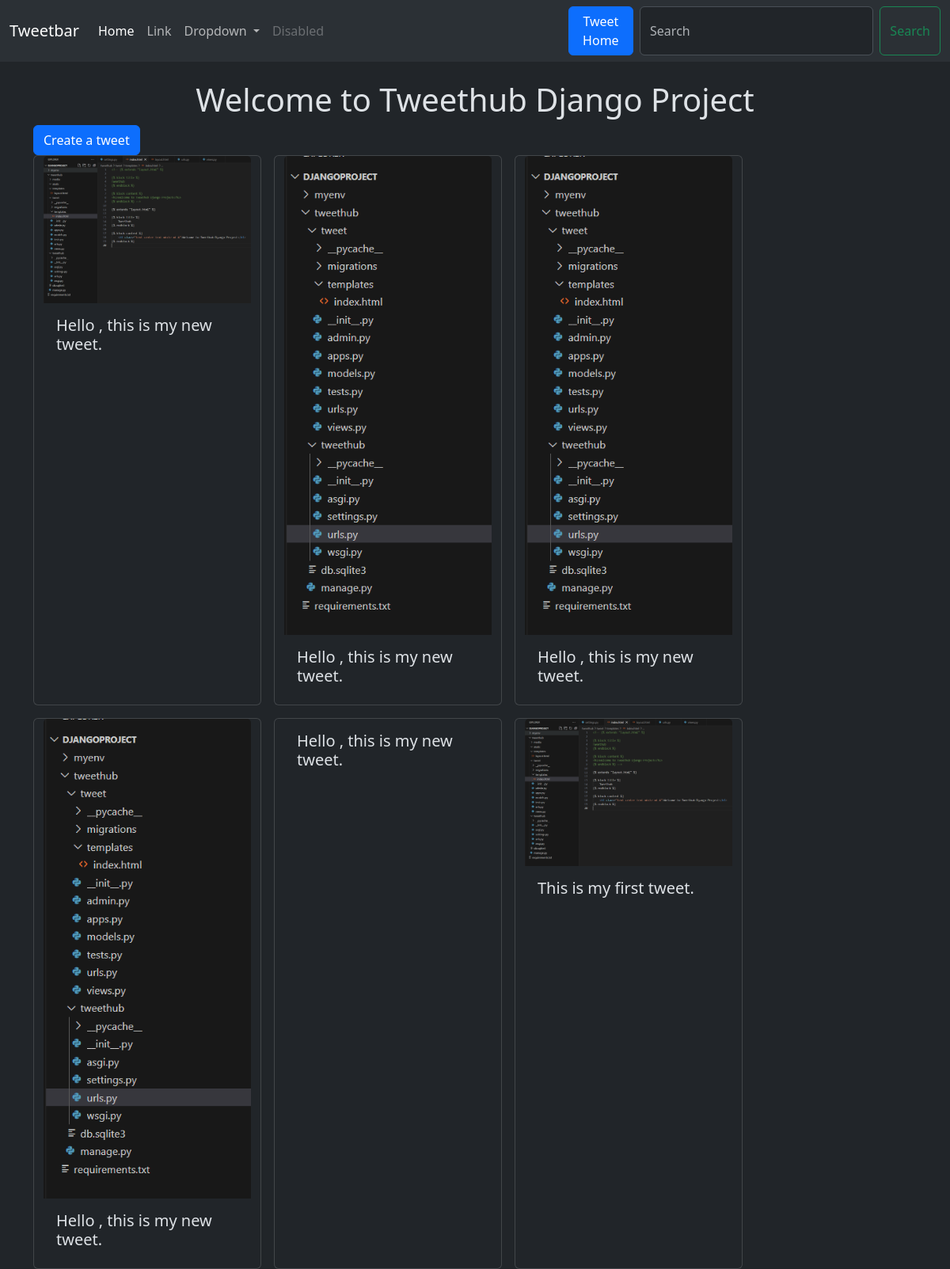
Screenshot of /tweet/ with the database file from the repository.
### tweet/models.py (models this page shows, shortened)
class Tweet(models.Model):
    user = models.ForeignKey(User, on_delete=models.CASCADE)
    text = models.TextField(max_length=240)
    photo = models.ImageField(upload_to='photos/',blank=True, null=True)
    created_at = models.DateTimeField(auto_now_add=True)
    updated_at = models.DateTimeField(auto_now=True)

### tweet/views.py (the view)
# urls.py: path('', views.tweet_list, name='tweet_list'),
def tweet_list(request):
    tweets = Tweet.objects.all().order_by('-created_at')
    return render(request, 'tweet_list.html', {'tweets':tweets} )

### tweet/templates/tweet_list.html (shortened to what this page needs)
{% extends "layout.html" %}
{% block content %}
    <h1 class="text-center mt-4">Welcome to Tweethub Django Project</h1>
    <a class="btn btn-primary" href="{% url 'tweet_create' %}">Create a tweet</a>
    <div class="container row gap-3">
        {% for tweet in tweets %}
            <div class="card" style="width: 18rem;">
                {% if tweet.photo %}
                    <img src="{{ tweet.photo.url }}" class="card-img-top" alt="Tweet photo">
                {% endif %}
                <div class="card-body">
                    <h5 class="card-title">{{ tweet.text }}</h5>
                </div>
            </div>
        {% endfor %}
    </div>
{% endblock %}

### templates/layout.html (shortened to what this page needs)
{% load static %}
<!DOCTYPE html>
<html lang="en" data-bs-theme="dark">
<head>
    <link href="https://cdn.jsdelivr.net/npm/bootstrap@5.3.3/dist/css/bootstrap.min.css" rel="stylesheet">
</head>
<body>
    <nav class="navbar navbar-expand-lg bg-body-tertiary">
  <div class="container-fluid">
    <a class="navbar-brand" href="#">Tweetbar</a>
    <div class="collapse navbar-collapse" id="navbarSupportedContent">
      <ul class="navbar-nav me-auto mb-2 mb-lg-0">
        <li class="nav-item">
          <a class="nav-link active" aria-current="page" href="#">Home</a>
        </li>
        <li class="nav-item">
          <a class="nav-link" href="#">Link</a>
        </li>
        <li class="nav-item dropdown">
          <a class="nav-link dropdown-toggle" href="#" role="button" data-bs-toggle="dropdown" aria-expanded="false">
            Dropdown
          </a>
        </li>
        <li class="nav-item">
          <a class="nav-link disabled" aria-disabled="true">Disabled</a>
        </li>
      </ul>
      <form class="d-flex" role="search">
        <a href="{% url 'tweet_list' %}" class ="btn btn-primary mx-2">Tweet Home</a>
        <input class="form-control me-2" type="search" placeholder="Search" aria-label="Search">
        <button class="btn btn-outline-success" type="submit">Search</button>
      </form>
    </div>
  </div>
</nav>
    <div class="container">
        {% block content %}
        {% endblock %}
    </div>
</body>
</html>

### rows the page displays
Tweet: photo (picture), text "Hello , this is my new tweet."
Tweet: photo (picture), text "Hello , this is my new tweet."
Tweet: photo (picture), text "Hello , this is my new tweet."
Tweet: photo (picture), text "Hello , this is my new tweet."
Tweet: text "Hello , this is my new tweet."
Tweet: photo (picture), text "This is my first tweet."
